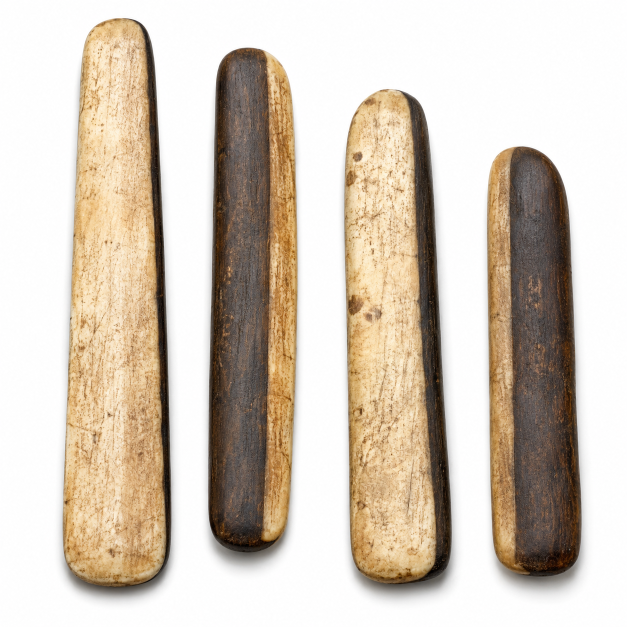
#> input picture assets-src/material/staebe-liegend.png, 1254 x 1254 px, found by its file name (shown at 1/2 size); its folder holds 6 pictures in this run
$ python cut_sticks.py
#> lines starting #> are read from the running program, lines starting #| are printed output that depends on the picture; after the words box and inside, x2 and y2 are one past the last pixel; in counts of white or black regions, pixels touching at a corner belong together
#> in schneide, im is the input picture: PIL image 1254x1254 RGB; mean R, G, B 211.3, 199.6, 185.4
"""Schneidet die vier Wurfstäbe aus den beiden Gruppenfotos frei.

    python3 scripts/cut_sticks.py

Ergebnis in public/assets/material/:
  stab-1 … stab-4          aus staebe-liegend.png (ruhende Stäbe)
  stab-fall-1 … stab-fall-4 aus staebe-fallend.png (im Flug)

Die Vorlagen zeigen alle vier Stäbe nebeneinander auf hellem Grund. Nach
der Hintergrundmaske wird das Bild in Zusammenhangskomponenten zerlegt und
je Stab nur die größte behalten — sonst schleppt ein Freisteller Splitter
vom Nachbarstab mit. Die fliegenden Stäbe werden zusätzlich über ihre
Hauptachse senkrecht gestellt, damit sie in dieselbe Box passen wie die
ruhenden; das Taumeln macht die CSS-Animation.
"""
from collections import deque

import numpy as np
from PIL import Image, ImageFilter

SRC = "assets-src/material"
OUT = "public/assets/material"


def hintergrund_maske(im: Image.Image) -> Image.Image:
    """Heller, unbunter Studiogrund fällt weg; der Stab bleibt."""
    a = np.asarray(im).astype(np.float32) / 255.0
    mx, mn = a.max(2), a.min(2)
    sat = np.where(mx > 0, (mx - mn) / np.maximum(mx, 1e-6), 0)
    bg = ((mx >= 200 / 255.0) & (sat <= 0.12)) | (mn >= 245 / 255.0)
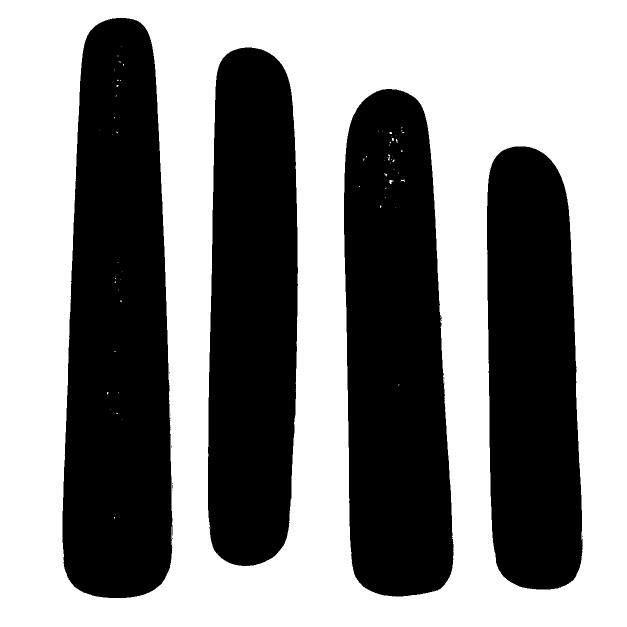
#> bg: shape (1254, 1254) bool (shown at 1/2 size); 54.7% white; 25 black regions (21 under 20 px), largest, box (x1, y1, x2, y2) and area: (125, 36, 345, 1196) 212913, (688, 178, 907, 1193) 185061, (416, 95, 596, 1132) 167031, (974, 293, 1165, 1179) 146931

    alpha = Image.fromarray(((~bg) * 255).astype(np.uint8))
    alpha = alpha.filter(ImageFilter.MinFilter(5)).filter(ImageFilter.MaxFilter(5))
#> alpha: PIL image 1254x1254 L; 45.3% white; 4 white regions, box (x1, y1, x2, y2) and area: (125, 36, 345, 1196) 212828, (688, 178, 907, 1193) 184915, (416, 95, 596, 1132) 166999, (974, 293, 1165, 1179) 146917
    alpha = alpha.filter(ImageFilter.MaxFilter(9)).filter(ImageFilter.MinFilter(9))
#> alpha: PIL image 1254x1254 L; 45.3% white; 4 white regions, box (x1, y1, x2, y2) and area: (125, 36, 345, 1196) 212967, (688, 178, 907, 1193) 185279, (416, 95, 596, 1132) 167028, (974, 293, 1165, 1179) 146918
    return alpha.filter(ImageFilter.MinFilter(3)).filter(ImageFilter.GaussianBlur(1.2))


def komponenten(solid: np.ndarray):
    """Zusammenhängende Flächen per Breitensuche, größte zuerst."""
    h, w = solid.shape
#> h = 1254; w = 1254
    lab = np.zeros((h, w), np.int32)
    found = []
    for sy in range(h):
        for sx in range(w):
            if not solid[sy, sx] or lab[sy, sx]:
                continue
            cid = len(found) + 1
            q = deque([(sy, sx)])
            lab[sy, sx] = cid
            px = 0
            while q:
                y, x = q.popleft()
                px += 1
                for dy, dx in ((1, 0), (-1, 0), (0, 1), (0, -1)):
                    ny, nx = y + dy, x + dx
                    if 0 <= ny < h and 0 <= nx < w and solid[ny, nx] and not lab[ny, nx]:
                        lab[ny, nx] = cid
                        q.append((ny, nx))
            found.append((px, cid))
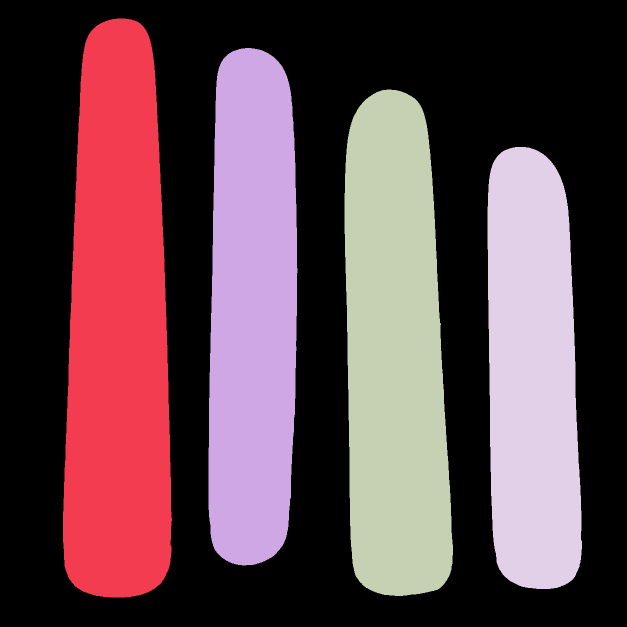
#> lab: shape (1254, 1254) int32 (shown at 1/2 size); 5 distinct labels, from 0 to 4; one colour per label, 0 black
    found.sort(reverse=True)
    return lab, found


def schneide(quelle: str, praefix: str, *, aufrichten: bool, box: tuple[int, int]):
    im = Image.open(f"{SRC}/{quelle}").convert("RGB")
    alpha = hintergrund_maske(im)
    lab, found = komponenten(np.asarray(alpha) > 128)
#> found = [(210207, 1), (182813, 3), (164597, 2), (144764, 4)]
    print(f"{quelle}: {len(found)} Flächen, größte {[p for p, _ in found[:6]]}")
#| staebe-liegend.png: 4 Flächen, größte [210207, 182813, 164597, 144764]

    rgba = np.dstack([np.asarray(im), np.asarray(alpha)])
    # Nur die vier größten Flächen sind Stäbe; alles andere sind Splitter.
    staebe = found[:4]
#> staebe has the same summary as found
    # Von links nach rechts, damit die Nummerierung stabil bleibt.
    mitten = []
    for px, cid in staebe:
        xs = np.where(lab == cid)[1]
        mitten.append((xs.mean(), cid))
#> this loop made 4 passes
#> after the loop, mitten = [(235.6, 1), (789.4, 3), (504.8, 2), (1064.3, 4)]
    mitten.sort()

    for i, (_, cid) in enumerate(mitten, start=1):
        m = lab == cid
        part = rgba.copy()
        part[..., 3] = np.where(m, part[..., 3], 0)
        img = Image.fromarray(part, "RGBA")

        if aufrichten:
            ys, xs = np.where(m)
            pts = np.stack([xs - xs.mean(), ys - ys.mean()])
            evals, evecs = np.linalg.eigh(np.cov(pts))
            vx, vy = evecs[:, np.argmax(evals)]
            img = img.rotate(np.degrees(np.arctan2(vy, vx)) - 90,
                             resample=Image.BICUBIC, expand=True)

        crop = img.crop(img.split()[-1].getbbox())
        crop.thumbnail(box, Image.LANCZOS)
        crop.save(f"{OUT}/{praefix}{i}.webp", "WEBP", quality=88, method=6)
        print(f"  {praefix}{i}.webp  {crop.size}")
#> this loop made 4 passes
#|   stab-1.webp  (56, 300)
#|   stab-2.webp  (52, 300)
#|   stab-3.webp  (64, 300)
#|   stab-4.webp  (64, 300)
#> m: shape (1254, 1254) bool; 9.2% white; 1 white region, box (x1, y1, x2, y2) and area: (975, 294, 1164, 1178) 144764


schneide("staebe-liegend.png", "stab-", aufrichten=False, box=(120, 300))
schneide("staebe-fallend.png", "stab-fall-", aufrichten=True, box=(120, 320))
#> call 2 of schneide, with quelle = 'staebe-fallend.png', praefix = 'stab-fall-', aufrichten = True, box = (120, 320)
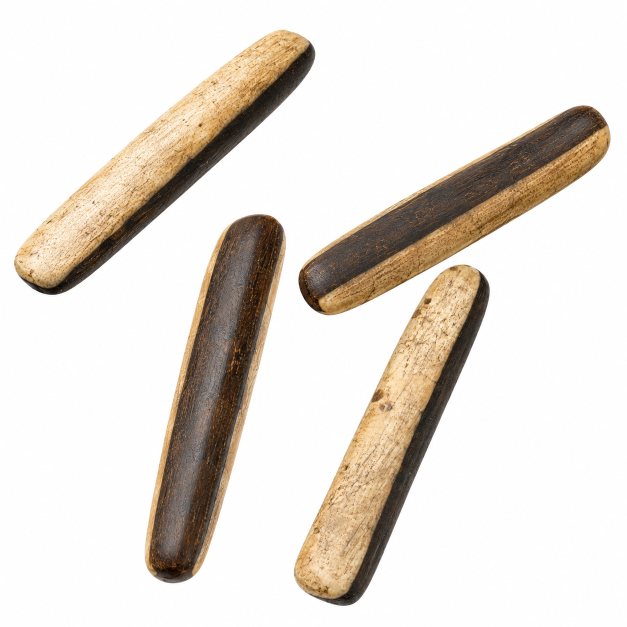
#> input picture assets-src/material/staebe-fallend.png, 1254 x 1254 px, found by its file name (shown at 1/2 size)
#> in schneide, im is the input picture: PIL image 1254x1254 RGB; mean R, G, B 227.2, 220.5, 213.1
#> in hintergrund_maske (call 2), `bg = ((mx >= 200 / 255.0) & (sat <= 0.12)) | (mn >= 245 / 255.0)`: bg: shape (1254, 1254) bool; 74.6% white; 4 black regions, box (x1, y1, x2, y2) and area: (289, 428, 572, 1167) 104652, (588, 529, 980, 1212) 101415, (28, 59, 631, 590) 98919, (597, 211, 1221, 631) 94220
#> in hintergrund_maske (call 2), `alpha = alpha.filter(ImageFilter.MinFilter(5)).filter(ImageFilter.MaxF..`: alpha: PIL image 1254x1254 L; 25.3% white; 4 white regions, box (x1, y1, x2, y2) and area: (289, 428, 572, 1167) 104652, (588, 529, 980, 1212) 101415, (28, 59, 631, 590) 97685, (597, 211, 1221, 631) 94220
#> in hintergrund_maske (call 2), `alpha = alpha.filter(ImageFilter.MaxFilter(9)).filter(ImageFilter.MinF..`: alpha: PIL image 1254x1254 L; 25.5% white; 4 white regions, box (x1, y1, x2, y2) and area: (289, 428, 572, 1167) 104652, (588, 529, 980, 1212) 101417, (28, 59, 631, 590) 100272, (597, 211, 1221, 631) 94220
#> after the loop in komponenten (call 2), `for sy in range(h):`:
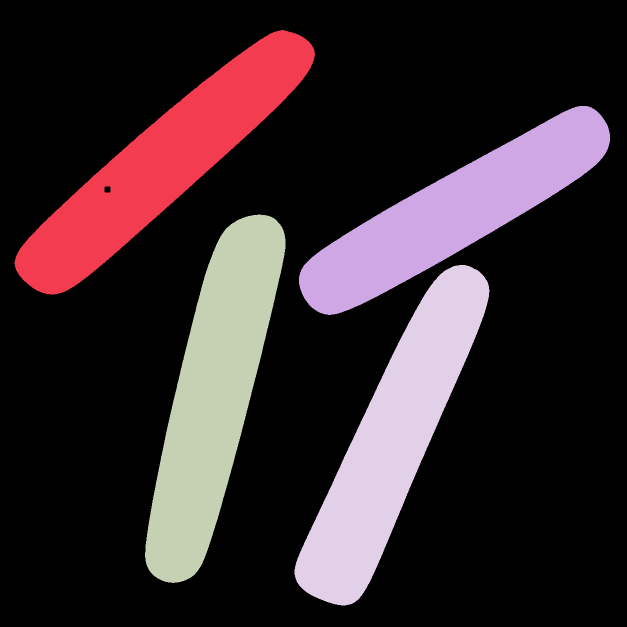
#> lab: shape (1254, 1254) int32 (shown at 1/2 size); 5 distinct labels, from 0 to 4; one colour per label, 0 black
#> in schneide (call 2), `lab, found = komponenten(np.asarray(alpha) > 128)`: found = [(102612, 3), (99271, 4), (97969, 1), (92136, 2)]
#| staebe-fallend.png: 4 Flächen, größte [102612, 99271, 97969, 92136]
#> the loop in schneide (call 2), `for px, cid in staebe:` made 4 passes
#> after the loop in schneide (call 2), `for px, cid in staebe:`: mitten = [(426.6, 3), (784.2, 4), (325.5, 1), (908.3, 2)]
#> the loop in schneide (call 2), `for i, (_, cid) in enumerate(mitten, start=1):` made 4 passes
#> (cid, evals, evecs, vx, vy) on passes 1 to 4: (1, [1542.8, 40917.4], [[-0.658, -0.753], [-0.753, 0.658]], -0.753, 0.658), (3, [1626.4, 42436.7], [[-0.97, -0.244], [-0.244, 0.97]], -0.244, 0.97), (4, [1620.3, 40933.4], [[-0.91, -0.415], [-0.415, 0.91]], -0.415, 0.91), (2, [1529.7, 36451.4], [[-0.5, -0.866], [-0.866, 0.5]], -0.866, 0.5)
#|   stab-fall-1.webp  (65, 320)
#|   stab-fall-2.webp  (64, 320)
#|   stab-fall-3.webp  (68, 320)
#|   stab-fall-4.webp  (68, 320)
#> pass 1, in schneide (call 2), `crop = img.crop(img.split()[-1].getbbox())`:
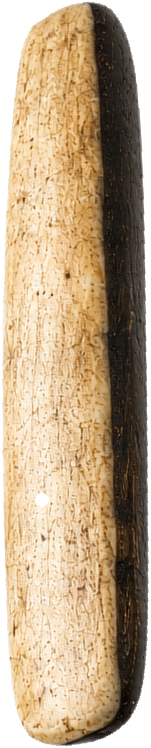
#> crop: PIL image 151x748 RGBA; mean R, G, B, A 155.7, 132.3, 101.8, 219.5; transparent parts drawn white
#> after the loop in schneide (call 2), `for i, (_, cid) in enumerate(mitten, start=1):`:
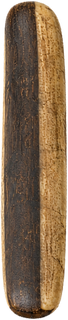
#> crop: PIL image 68x320 RGBA; mean R, G, B, A 114.7, 89.2, 62.3, 222.7; transparent parts drawn white
#> after the loop in schneide (call 2), `for i, (_, cid) in enumerate(mitten, start=1):`: m: shape (1254, 1254) bool; 5.9% white; 1 white region, box (x1, y1, x2, y2) and area: (598, 212, 1220, 630) 92136
#> after the loop in schneide (call 2), `for i, (_, cid) in enumerate(mitten, start=1):`:
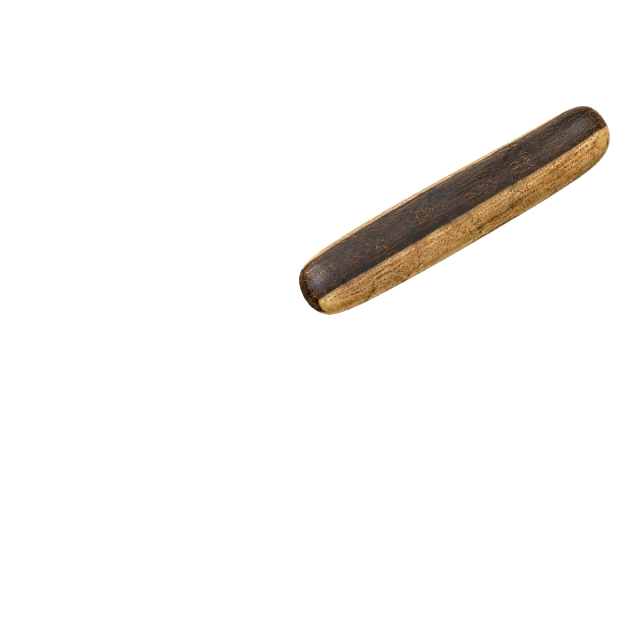
#> part: shape (1254, 1254, 4) (shown at 1/2 size); mean R, G, B, A 227.2, 220.5, 213.1, 14.8; transparent parts drawn white
